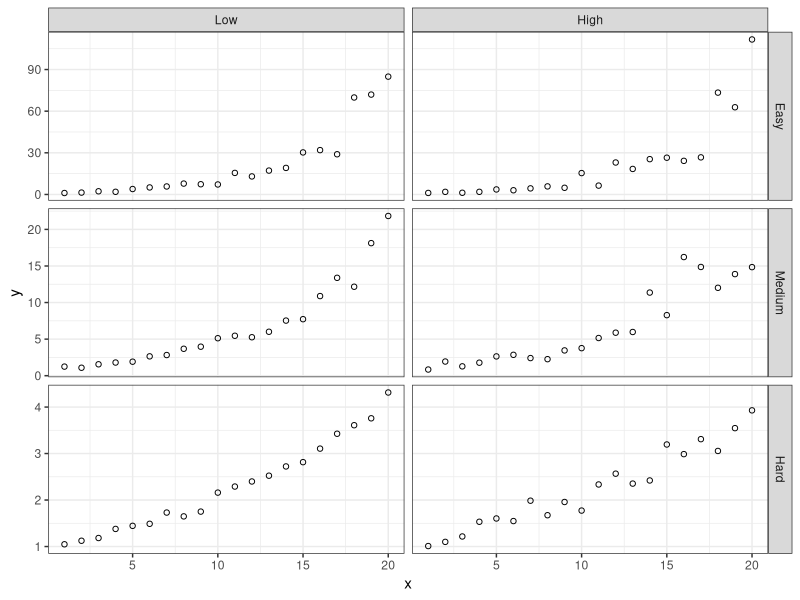
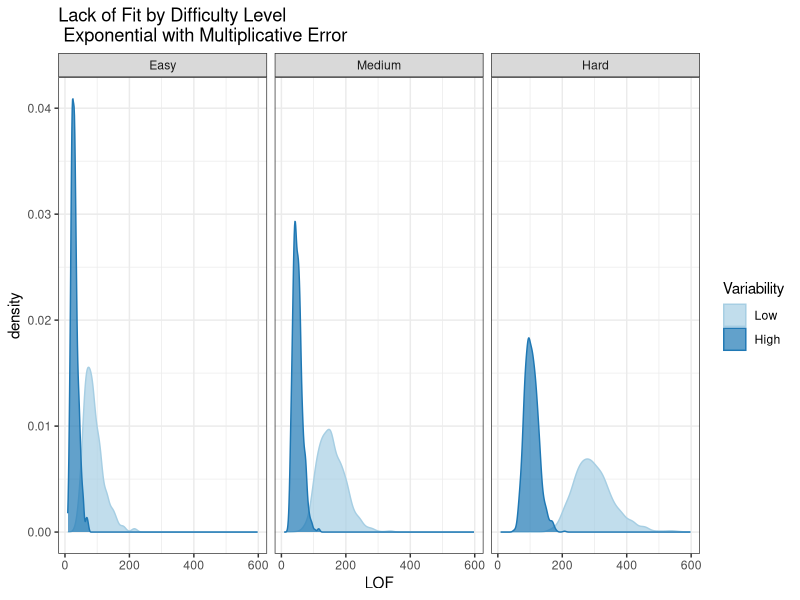
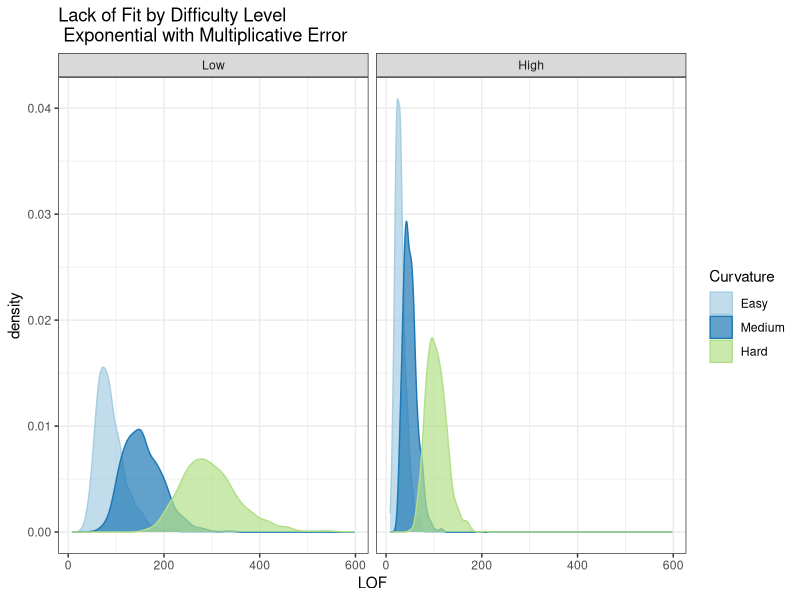

Source code (R) for these figures, in order:
## ---- chunk 1
knitr::opts_chunk$set(echo = T, out.width = "100%", dpi = 300, message = F)
library(knitr)
require(tidyverse)
require(gridExtra)
require(scales)
library(purrr)

# Exponential ---------------------------------------------------------------------------------------
simulate.exponential <- 
  function(N, xRange = c(1,N), nReps, beta, muErr, sdErr, errorType, ...){
    
    exp.data <- data.frame(x = rep(seq(xRange[1], xRange[2], length.out = N), nReps), y = NA)
    
    theta <- 0
    
    if(errorType %in% c("Mult", "mult", "Multiplicative", "multiplicative")){
      # alpha <- sqrt(1/(exp(2*sdErr^2)-exp(sdErr^2)))
      alpha <- 1/(exp((sdErr^2)/2))
      exp.data$y <- alpha*exp(beta*exp.data$x + rnorm(N*nReps, muErr, sdErr)) + theta
    } else { 
      alpha <- 1
      if(errorType %in% c("Add", "add", "Additive", "additive")){
        exp.data$y <- alpha*exp(beta*exp.data$x) + theta + rnorm(N*nReps, muErr, sdErr)
      }
    }
    
    return(exp.data)
  }

# Quadratic ------------------------------------------------------------------------

simulate.quadratic <- 
  function(N, nReps, xRange = c(1,N), beta0, beta1, beta2, muErr, sdErr, ...){
    
    quad.data <- data.frame(x = rep(seq(xRange[1], xRange[2], length.out = N), nReps), y = NA)
    quad.data$y <- beta0 + beta1*quad.data$x + beta2*quad.data$x^2 + rnorm(N*nReps, muErr, sdErr)
    
    return(quad.data)
  }

# Overall Simulation Function ----------------------------------------------------------------

simulate.data <- 
  function(simulateFunction, ...){
    sim.data <- simulateFunction(...)
  }

# Evaluate Fit ---------------------------------------------------------------------

calcLOF <- 
  function(sim.data){
    if(nrow(sim.data)/length(unique(sim.data$x)) > 1){
    lof.mod <- lm(y ~ as.factor(x), data = sim.data)
    lof <- anova(lof.mod) %>% 
      broom::tidy() %>%
      filter(term == "as.factor(x)") %>%
      select(statistic)
    } else {
      lof.mod <- NULL
      lof <- NULL
    }
    return(lof)
  }
## ---- chunk 2
#Identify parameters
parmCombos <- data.frame(Curvature = c("Hard", "Hard", "Medium", "Medium", "Easy", "Easy"),
                         Variability = c("Low", "High", "Low", "High", "Low", "High"),
                         beta  = c(0.07, 0.07, 0.15, 0.15, 0.22, 0.22),
                         sdErr = c(0.05, 0.085, 0.12, 0.21, 0.19, 0.33)
                         )
parmCombos %>% kable(format = "pandoc")
## ---- chunk 3
sim.data.all <- data.frame("x" = NA, "y" = NA, "Curvature" = NA, "Variability" = NA)
for(k in 1:nrow(parmCombos)){
  sim.data.new <- simulate.data(simulateFunction = simulate.exponential, 
                                N = 20, 
                                nReps = 1,
                                xRange = c(1,20), 
                                
                                # Exponential Parameters
                                alpha = 1,
                                beta = parmCombos[k, "beta"], 
                                theta = 0,
                                
                                # Quadratic Parameters
                                beta0 = 0,
                                beta1 = 0, 
                                beta2 = 0.01,
                                
                                muErr = 0, 
                                sdErr = parmCombos[k, "sdErr"],
                                errorType = "mult")
  sim.data.new$Curvature <- parmCombos[k, "Curvature"]
  sim.data.new$Variability <- parmCombos[k, "Variability"]
  sim.data.all <- rbind(sim.data.all, sim.data.new)
}

sim.data.all[-1,] %>%
  mutate(Curvature = factor(Curvature, levels = c("Easy", "Medium", "Hard"))) %>%
  mutate(Variability = factor(Variability, levels = c("Low", "High"))) %>%
  ggplot(aes(x = x, y = y)) +
  geom_point(shape = 1) +
  theme_bw() +
  facet_grid(Curvature ~ Variability, scale = "free_y")
## ---- chunk 4
lofStats <- data.frame("LOF" = NA, "Curvature" = NA, "Variability" = NA)
for(k in 1:nrow(parmCombos)){
  sim.data_0.1 <- replicate(n = 1000,
                            simulate.data(simulateFunction = simulate.exponential, 
                                          N = 20, 
                                          nReps = 5,
                                          xRange = c(1,20), 
                                          
                                          # Exponential Parameters
                                          alpha = 1,
                                          beta = parmCombos[k, "beta"], 
                                          theta = 0,
                                          
                                          # Quadratic Parameters
                                          beta0 = 0,
                                          beta1 = 0, 
                                          beta2 = 0.01,
                                          
                                          muErr = 0, 
                                          sdErr = parmCombos[k, "sdErr"],
                                          errorType = "mult"), 
                            simplify = FALSE)
  lofStats.new <- map(sim.data_0.1, calcLOF) %>% unlist() %>% as.matrix() %>% as.data.frame()
  colnames(lofStats.new) <- c("LOF")
  lofStats.new$Curvature <- parmCombos[k, "Curvature"]
  lofStats.new$Variability <- parmCombos[k, "Variability"]
  lofStats <- rbind(lofStats, lofStats.new)
}

# Compare Varability within Curvature
lofStats[-1,] %>%
  mutate(Curvature = factor(Curvature, levels = c("Easy", "Medium", "Hard"))) %>%
  mutate(Variability = factor(Variability, levels = c("Low", "High"))) %>%
  ggplot(aes(x = LOF, fill = Variability, color = Variability)) +
  geom_density(alpha = 0.7) +
  scale_fill_brewer(palette = "Paired") + 
  scale_color_brewer(palette = "Paired") + 
  theme_bw() +
  facet_grid(~Curvature) + 
  ggtitle("Lack of Fit by Difficulty Level \n Exponential with Multiplicative Error")

# Compare Curvature within Varability
lofStats[-1,] %>%
  mutate(Curvature = factor(Curvature, levels = c("Easy", "Medium", "Hard"))) %>%
  mutate(Variability = factor(Variability, levels = c("Low", "High"))) %>%
  ggplot(aes(x = LOF, fill = Curvature, color = Curvature)) +
  geom_density(alpha = 0.7) +
  scale_fill_brewer(palette = "Paired") + 
  scale_color_brewer(palette = "Paired") + 
  theme_bw() +
  facet_grid(~Variability) + 
  ggtitle("Lack of Fit by Difficulty Level \n Exponential with Multiplicative Error")
